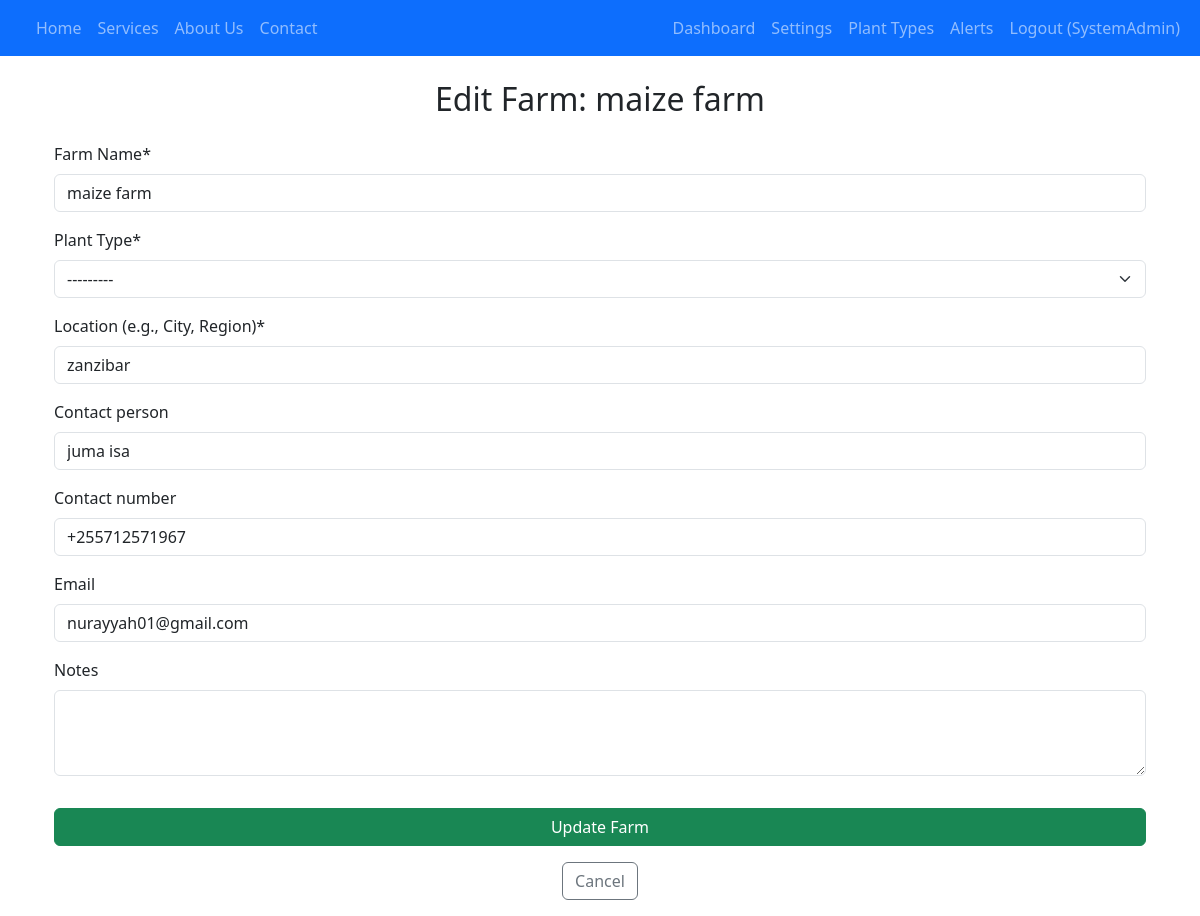
Page /farms/1/edit/ (signed in) on the committed database.
### web_app/models.py (models this page shows)
class CustomUser(AbstractUser):
    full_name = models.CharField(max_length=255, blank=True, null=True)
    email = models.EmailField(unique=True)
    contact_number = models.CharField(max_length=20, blank=True, null=True)
    USER_ROLES = (
        ('farm_owner', 'Farm Owner'),
    )
    user_role = models.CharField(max_length=20, default='farm_owner')

class Farm(models.Model):
    name = models.CharField(max_length=200)
    location = models.CharField(max_length=255)
    owner = models.ForeignKey(settings.AUTH_USER_MODEL, on_delete=models.CASCADE, related_name='farms')
    created_at = models.DateTimeField(auto_now_add=True)
    updated_at = models.DateTimeField(auto_now=True)
    notes = models.TextField(blank=True, null=True)
    contact_number = models.CharField(max_length=20, blank=True, null=True)
    email = models.EmailField(max_length=255, blank=True, null=True)
    contact_person = models.CharField(max_length=100, blank=True, null=True)
    primary_plant_type = models.ForeignKey(
        'PlantType',
        on_delete=models.SET_NULL, # If a PlantType is deleted, this field can become null
        null=True,
        blank=True,
        related_name='farms_with_this_primary_type',
    )

### web_app/views.py (the view)
# urls.py: path('farms/<int:pk>/edit/', views.farm_edit_view, name='farm_edit'),
@login_required
def farm_edit_view(request, pk):
    farm = get_object_or_404(Farm, pk=pk, owner=request.user)
    if request.method == 'POST':
        form = FarmForm(request.POST, instance=farm)
        if form.is_valid():
            form.save()
            messages.success(request, f"Farm '{farm.name}' updated successfully!")
            return redirect('farm_detail', pk=farm.pk) # Redirect to farm detail page
        else:
            for field, errors in form.errors.items():
                for error in errors:
                    messages.error(request, f"{field}: {error}")
    else:
        form = FarmForm(instance=farm) # Pre-fill form with existing farm data
    return render(request, 'web_app/farm_edit.html', {'form': form, 'farm': farm})

### templates/web_app/farm_edit.html (shortened to what this page needs)
{% extends 'base.html' %}
{% load crispy_forms_tags %}
{% block content %}
<div class="container form-container">
    <h2 class="text-center mb-4">Edit Farm: {{ farm.name }}</h2>
    <form method="post">
        {{ form|crispy }}
        <button type="submit" class="btn btn-success w-100 mt-3">Update Farm</button>
    </form>
    <p class="text-center mt-3">
        <a href="{% url 'farm_detail' pk=farm.pk %}" class="btn btn-outline-secondary">Cancel</a>
    </p>
</div>
{% endblock %}

### templates/base.html (shortened to what this page needs)
  {% load static %}
<!DOCTYPE html>
<html lang="en">
<head>
    <link rel="stylesheet" href="https://cdn.jsdelivr.net/npm/bootstrap-icons@1.11.3/font/bootstrap-icons.min.css">
    <link rel="stylesheet" href="https://cdn.jsdelivr.net/npm/bootstrap-icons@1.11.3/font/bootstrap-icons.min.css">
    <link href="https://cdn.jsdelivr.net/npm/bootstrap@5.3.0/dist/css/bootstrap.min.css" rel="stylesheet">
</head>
<body>
    <nav class="navbar navbar-expand-lg navbar-dark bg-primary">
    <div class="container-fluid">
        <div class="collapse navbar-collapse" id="navbarNav">
            <ul class="navbar-nav me-auto mb-2 mb-lg-0">
                <li class="nav-item">
                    <a class="nav-link {% if request.resolver_match.url_name == 'home' %}active{% endif %}" aria-current="page" href="{% url 'home' %}">Home</a>
                </li>
                <li class="nav-item">
                    <a class="nav-link {% if request.resolver_match.url_name == 'services' %}active{% endif %}" href="{% url 'services' %}">Services</a>
                </li>
                <li class="nav-item">
                    <a class="nav-link {% if request.resolver_match.url_name == 'about' %}active{% endif %}" href="{% url 'about' %}">About Us</a>
                </li>
                <li class="nav-item">
                    <a class="nav-link {% if request.resolver_match.url_name == 'contact' %}active{% endif %}" href="{% url 'contact' %}">Contact</a>
                </li>
            </ul>
            <ul class="navbar-nav">
                {% if user.is_authenticated %}
                    <li class="nav-item">
                        <a class="nav-link {% if request.resolver_match.url_name == 'dashboard' %}active{% endif %}" href="{% url 'dashboard' %}">Dashboard</a>
                    </li>
                    <li class="nav-item">
                        <a class="nav-link {% if request.resolver_match.url_name == 'user_settings' %}active{% endif %}" href="{% url 'user_settings' %}">Settings</a>
                    </li>
                    <li class="nav-item">
                        <a class="nav-link" href="{% url 'plant_type_list' %}">Plant Types</a>
                    </li>
                    <li class="nav-item">
                        <a class="nav-link" href="{% url 'alert_list' %}">Alerts</a>
                    </li>
                    <li class="nav-item">
                        <a class="nav-link" href="{% url 'logout' %}">Logout ({{ user.username }})</a>
                    </li>
                {% endif %}
            </ul>
        </div>
    </div>
</nav>
    <div class="container content mt-4">
        {% block content %}
        {% endblock %}
    </div>
</body>
</html>

### rows in the picture
CustomUser: username "SystemAdmin"
Farm: name "maize farm", primary_plant_type "---------", location "zanzibar", contact_person "juma isa", contact_number "+255712571967", email "nurayyah01@gmail.com"
